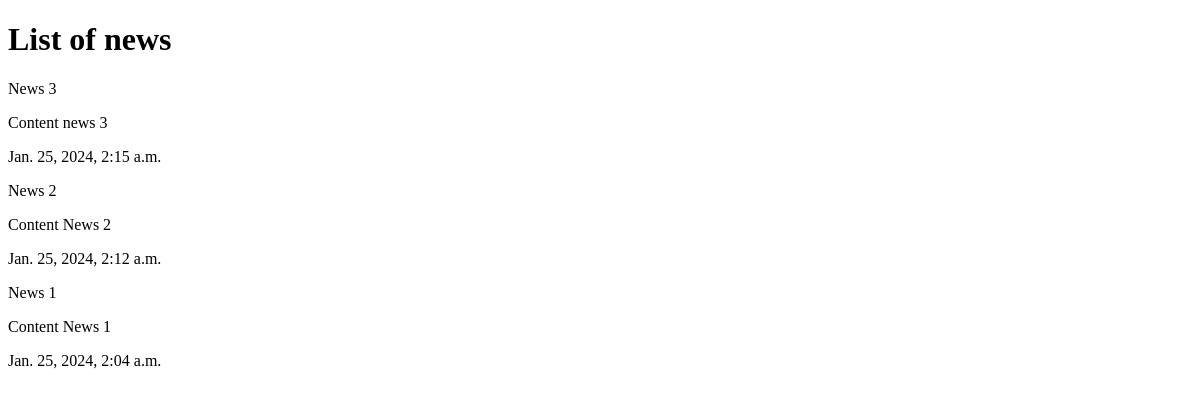
Before: / with the older database file.
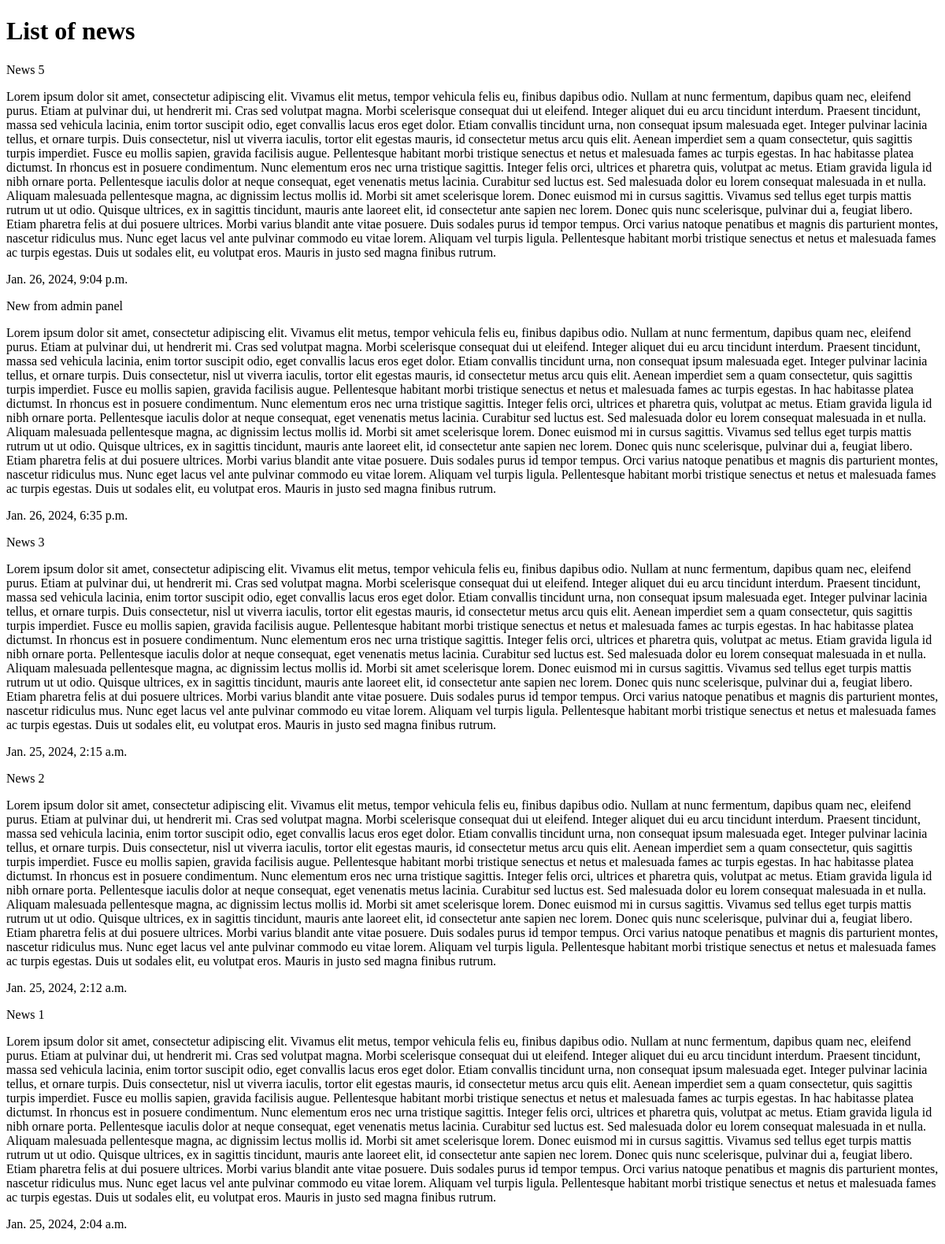
After: the same page with the newer database file.
### news/models.py (models this page shows, shortened)
class News(models.Model):
  title = models.CharField(max_length=150, verbose_name='Name')
  content = models.TextField(blank=True, verbose_name='Content')
  created_at = models.DateTimeField(auto_now_add=True, verbose_name='Date of Published')
  updated_at = models.DateTimeField(auto_now=True, verbose_name='Updated')
  photo = models.ImageField(upload_to='photos/%Y/%m/%d/', verbose_name='Photo', blank=True)
  is_publish = models.BooleanField(default=True, verbose_name='Published?')
  category = models.ForeignKey('Category', on_delete=models.PROTECT, null=True)
  class Meta:
    verbose_name = 'News'
    verbose_name_plural = 'News'
    ordering = ['-created_at']

### news/views.py (the view)
# urls.py: path('', index, name='home'),
def index(request):
  news = News.objects.all()
  categories = Category.objects.all()
  context = {
    'news': news,
    'title':'List of news',
    'categories' : categories
    }
  return render(request, 'news/index.html', context)

### news/templates/news/index.html (shortened to what this page needs)
<!DOCTYPE html>
<html lang="en">
  <head>
  </head>
  <body>
    <h1>{{ title }}</h1>
   {% for item in news %}
      <div>
        <p>{{ item.title}}</p>
        <p>{{ item.content}}</p>
        <p>{{ item.created_at}}</p>
      </div>
   {% endfor %}
  </body>
</html>

Changed rows visible on the page:
added News: title "News 5", content "Lorem ipsum dolor sit amet, consectetur adipiscing elit. Vivamus elit metus, tempor vehicula felis eu, finibus dapibus odio. Nullam at nunc fermentum, dapibus quam nec, eleifend purus. Etiam at pulvinar dui, ut hendrerit mi. Cras sed volutpat magna. Morbi scelerisque consequat dui ut eleifend. Integer aliquet dui eu arcu tincidunt interdum. Praesent tincidunt, massa sed vehicula lacinia, enim tortor suscipit odio, eget convallis lacus eros eget dolor. Etiam convallis tincidunt urna, non consequat ipsum malesuada eget. Integer pulvinar lacinia tellus, et ornare turpis. Duis consectetur, nisl ut viverra iaculis, tortor elit egestas mauris, id consectetur metus arcu quis elit. Aenean imperdiet…", created_at "Jan. 26, 2024, 9:04 p.m."
added News: title "New from admin panel", content "Lorem ipsum dolor sit amet, consectetur adipiscing elit. Vivamus elit metus, tempor vehicula felis eu, finibus dapibus odio. Nullam at nunc fermentum, dapibus quam nec, eleifend purus. Etiam at pulvinar dui, ut hendrerit mi. Cras sed volutpat magna. Morbi scelerisque consequat dui ut eleifend. Integer aliquet dui eu arcu tincidunt interdum. Praesent tincidunt, massa sed vehicula lacinia, enim tortor suscipit odio, eget convallis lacus eros eget dolor. Etiam convallis tincidunt urna, non consequat ipsum malesuada eget. Integer pulvinar lacinia tellus, et ornare turpis. Duis consectetur, nisl ut viverra iaculis, tortor elit egestas mauris, id consectetur metus arcu quis elit. Aenean imperdiet…", created_at "Jan. 26, 2024, 6:35 p.m."
changed News "News 3": content "Content news 3" → "Lorem ipsum dolor sit amet, consectetur adipiscing elit. Vivamus elit metus, tempor vehicula felis eu, finibus dapibus odio. Nullam at nunc fermentum, dapibus quam nec, eleifend purus. Etiam at pulvinar dui, ut hendrerit mi. Cras sed volutpat magna. Morbi scelerisque consequat dui ut eleifend. Integer aliquet dui eu arcu tincidunt interdum. Praesent tincidunt, massa sed vehicula lacinia, enim tortor suscipit odio, eget convallis lacus eros eget dolor. Etiam convallis tincidunt urna, non consequat ipsum malesuada eget. Integer pulvinar lacinia tellus, et ornare turpis. Duis consectetur, nisl ut viverra iaculis, tortor elit egestas mauris, id consectetur metus arcu quis elit. Aenean imperdiet…"
changed News "News 2": content "Content News 2" → "Lorem ipsum dolor sit amet, consectetur adipiscing elit. Vivamus elit metus, tempor vehicula felis eu, finibus dapibus odio. Nullam at nunc fermentum, dapibus quam nec, eleifend purus. Etiam at pulvinar dui, ut hendrerit mi. Cras sed volutpat magna. Morbi scelerisque consequat dui ut eleifend. Integer aliquet dui eu arcu tincidunt interdum. Praesent tincidunt, massa sed vehicula lacinia, enim tortor suscipit odio, eget convallis lacus eros eget dolor. Etiam convallis tincidunt urna, non consequat ipsum malesuada eget. Integer pulvinar lacinia tellus, et ornare turpis. Duis consectetur, nisl ut viverra iaculis, tortor elit egestas mauris, id consectetur metus arcu quis elit. Aenean imperdiet…"
changed News "News 1": content "Content News 1" → "Lorem ipsum dolor sit amet, consectetur adipiscing elit. Vivamus elit metus, tempor vehicula felis eu, finibus dapibus odio. Nullam at nunc fermentum, dapibus quam nec, eleifend purus. Etiam at pulvinar dui, ut hendrerit mi. Cras sed volutpat magna. Morbi scelerisque consequat dui ut eleifend. Integer aliquet dui eu arcu tincidunt interdum. Praesent tincidunt, massa sed vehicula lacinia, enim tortor suscipit odio, eget convallis lacus eros eget dolor. Etiam convallis tincidunt urna, non consequat ipsum malesuada eget. Integer pulvinar lacinia tellus, et ornare turpis. Duis consectetur, nisl ut viverra iaculis, tortor elit egestas mauris, id consectetur metus arcu quis elit. Aenean imperdiet…"
